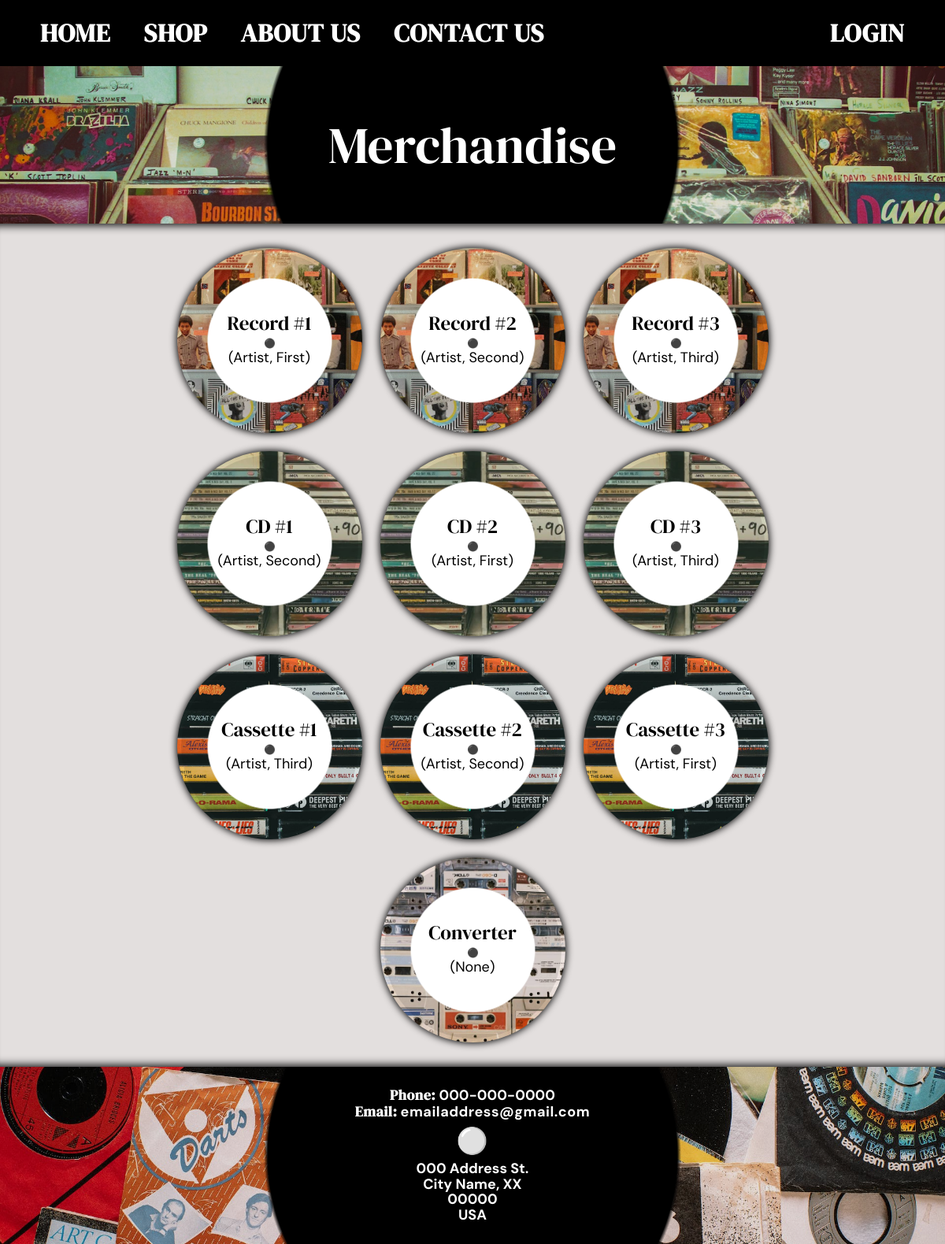
The app's page /project/shop/ with its own data.
### project/models.py (models this page shows, shortened)
class Item(models.Model):
		title = models.CharField(max_length=200)
		artist = models.ForeignKey('Artist', on_delete=models.SET_NULL, blank=True, null=True)
		description = models.TextField(max_length=1000, help_text='Enter a brief description of the item.')
		type = models.ManyToManyField(Type, help_text='Select an item type for this item.')
		language = models.ForeignKey('Language', on_delete=models.SET_NULL, blank=True, null=True)
		def get_absolute_url(self):
				return reverse('item-detail', args=[str(self.id)])
		def display_type(self):
				return ', '.join(type.name for type in self.type.all()[:3])
		display_type.short_description = 'Item Type'

class Artist(models.Model):
	first_name = models.CharField(max_length=100, blank=True, null=True)
	last_name = models.CharField(max_length=100, blank=True, null=True)
	class Meta:
			ordering = ['last_name', 'first_name']
	def __str__(self):
			return f'{self.last_name}, {self.first_name}'

### project/views.py (the view)
# urls.py: path('shop/', views.ItemListView.as_view(), name='shop'),
class ItemListView(generic.ListView):
	model = Item

### project/templates/project/item_list.html
{% extends "base_generic.html" %}
{% block content %}
<div class="short-banner shop-banner">
	<div class="banner-text">
		<h1>Merchandise</h1>
	</div>
</div>
	<div class="content shop-content">
		<div class="items">
			{% if item_list %}
				<ul class="item-list">
					{% for item in item_list %}
						<li class="item">
							<div class="item-text">
								<a href="{{ item.get_absolute_url }}">
									<div class="link-text">
										<p class="item-title">{{ item.title }}</p>
										<p class="black-circle" aria-hidden="true">⚫</p>
										<p class="item-artist">({{item.artist}})</p>
									</div>
								</a>
							</div>
						</li>
					{% endfor %}
				</ul>
			{% else %}
				<p>There is nothing to rent in the Record Rental store at this time.</p>
			{% endif %}
		</div>
	</div>
{% endblock %}

### project/static/css/styles.css (style rules this page uses)
* { margin: 0; padding: 0; }
html, body { margin: 0; height: 100%; width: 100%; }
body { background-color: #f9fafb; }
ul { margin-top: 0px; margin-bottom: 10px; display: inline-block; text-align: left; }
li { font-size: 18px; font-family: 'DM Sans', sans-serif; }
h1, h2 { text-align: center; font-family: 'DM Serif Display', serif; line-height: 1; margin-bottom: 0; }
h1 { font-size: 65px; }
p { margin-left: auto; margin-right: auto; margin-bottom: 0; font-family: 'DM Sans', sans-serif; font-size: 18px; text-align: center; line-height: 1.1; }
.banner, .short-banner { width: 100%; background-repeat: no-repeat; background-size: cover; background-color: #000; display: flex; justify-content:center; flex-direction: column; flex-shrink: 0; line-height: 1; }
.short-banner { height: 200px; box-shadow: inset 0 0 0 100vmax rgba(0,0,0,.1); }
.shop-banner, .detail-banner { background-image: radial-gradient(circle, rgba(0,0,0,1) 260px, rgba(0,0,0,0) 265px), url("../images/short_banner_images/jazz-records.jpg"); background-position-y: 34%; }
.banner-text { text-align: center; position: relative; color: white; margin: auto; display: flex; flex-direction: column; justify-content: center; text-shadow: 0px 0px 10px #000; width: fit-content; }
.home-content, .shop-content, .content { width: 100%; height: auto; flex-grow: 2; background-color: #e3dfde; color: #0A0700; }
.home-content, .content { padding: 20px 0px; box-shadow: inset 0px 14px 12px -12px #000, inset 0px 0px 0px 0px #fff, inset 0px -14px 12px -12px #000, inset 0px 0px 0px 0px #fff; -webkit-box-shadow: inset 0px 14px 12px -12px #000, inset 0px 0px 0px 0px #fff, inset 0px -14px 12px -12px #000, inset 0px 0px 0px 0px #fff; -moz-box-shadow: inset 0px 14px 12px -12px #000, inset 0px 0px 0px 0px #fff, inset 0px -14px 12px -12px #000, inset 0px 0px 0px 0px #fff; }
.shop-content { padding: 10px; }
.white-circle, .footer-text .white-circle, .black-circle { display: block; font-size: 65px; }
.black-circle { scale: 18%; line-height: 0.3; }
div.list, .items { text-align: center; width: 100%; display: flex; justify-content: center; align-items: stretch; }
.item { height: 235px; width: 235px; margin: 3px; background-color: #000; }
.item-list { list-style-type: none; margin-bottom: 0; padding: 18px; background-color: transparent; text-align: center; width: 75%; display: flex; flex-direction: row; flex-wrap: wrap; justify-content: center; align-content: flex-start; gap: 17px 17px; }
.item-text { text-align: center; bottom: 0px; line-height: 1; position: relative; top: -5px; left: -5px; height: 235px; width: 235px; background: radial-gradient(circle, rgba(255,255,255,1) 47%, rgba(255,255,255,0) 48%); }
.item-text a { color: #000; font-size: 25px; font-family: 'DM Serif Display', serif; text-decoration: none; display: block; height: 100%; width: 100%; border-radius: 50%; border: 5px solid rgba(0,0,0,0); transition: 0.4s; }
.link-text { padding-top: 77px; padding-bottom: 77px; text-align: center; }
.item-title { font-family: 'DM Serif Display', serif; font-size: 25px; text-align: center; margin-bottom: 1px; }
.item-artist { font-size: 18px; text-align: center; }
.item-list li { background-repeat: no-repeat; background-size: 235px 235px; background-position: center; border-radius: 50%; border: 5px solid transparent; box-shadow: 0 0 10px 1px #000, inset 0 0 0 100vmax rgba(0,0,0,.1); transition: 0.4s; }
.item-list li:nth-child(-n+3) { background-image: url("../images/grid_images/record-collection.jpg"); }
.item-list li:nth-child(n+4):nth-child(-n+6) { background-image: url("../images/grid_images/stored-cds.jpg"); }
.item-list li:nth-child(n+7):nth-child(-n+9) { background-image: url("../images/grid_images/cassette-stacks.jpg"); }
.item-list li:nth-child(10) { background-image: url("../images/grid_images/cassette-tapes.jpg"); }

### records on screen
Item: title "Record #1", artist "Artist, First"
Item: title "Record #2", artist "Artist, Second"
Item: title "Record #3", artist "Artist, Third"
Item: title "CD #1", artist "Artist, Second"
Item: title "CD #2", artist "Artist, First"
Item: title "CD #3", artist "Artist, Third"
Item: title "Cassette #1", artist "Artist, Third"
Item: title "Cassette #2", artist "Artist, Second"
Item: title "Cassette #3", artist "Artist, First"
Item: title "Converter", artist "None"
